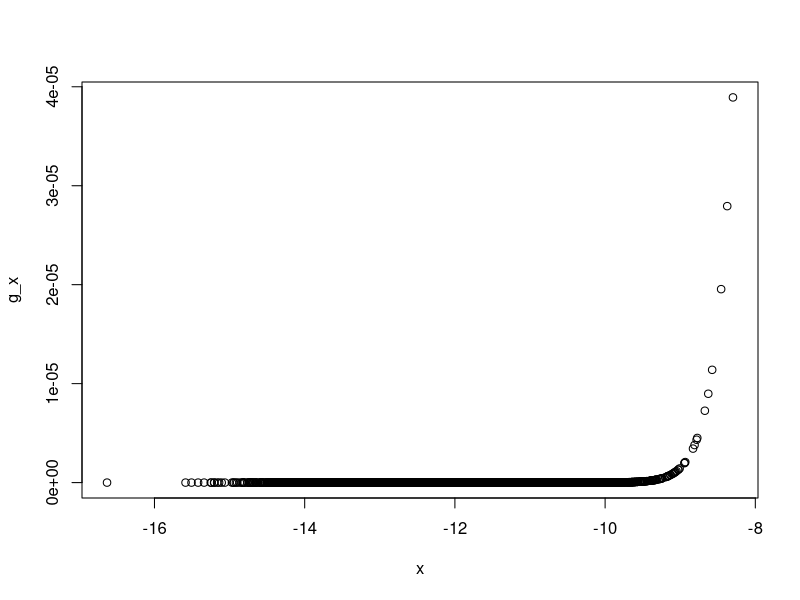
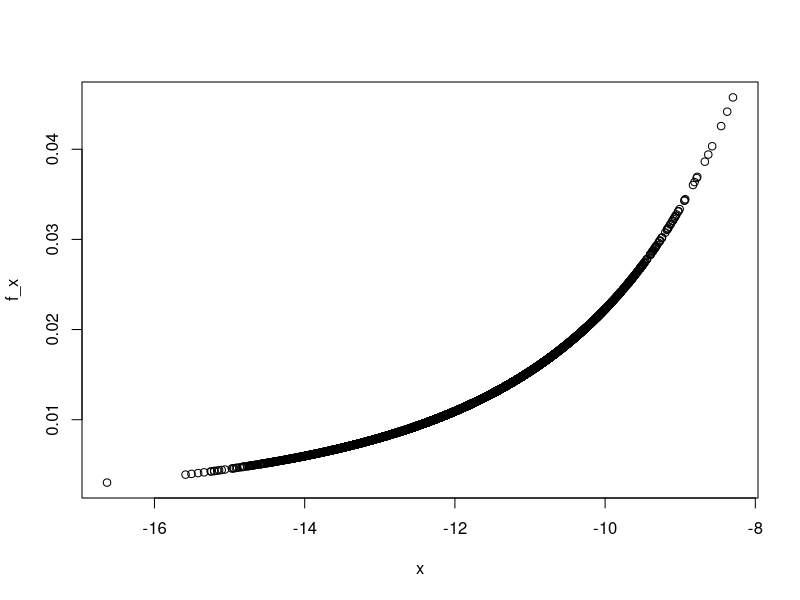
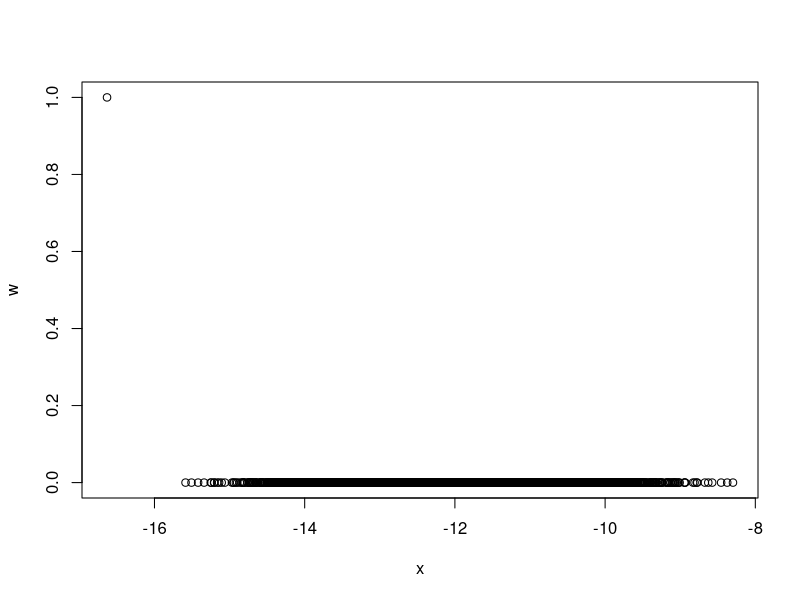
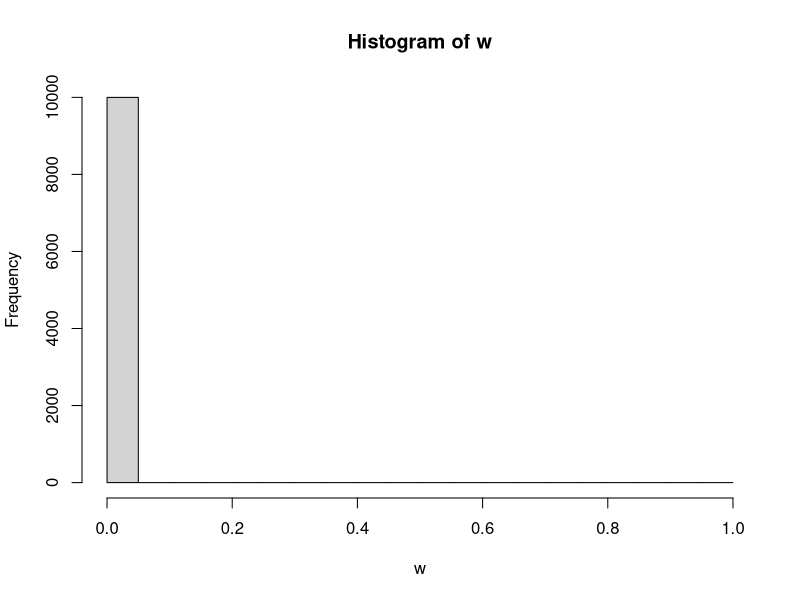
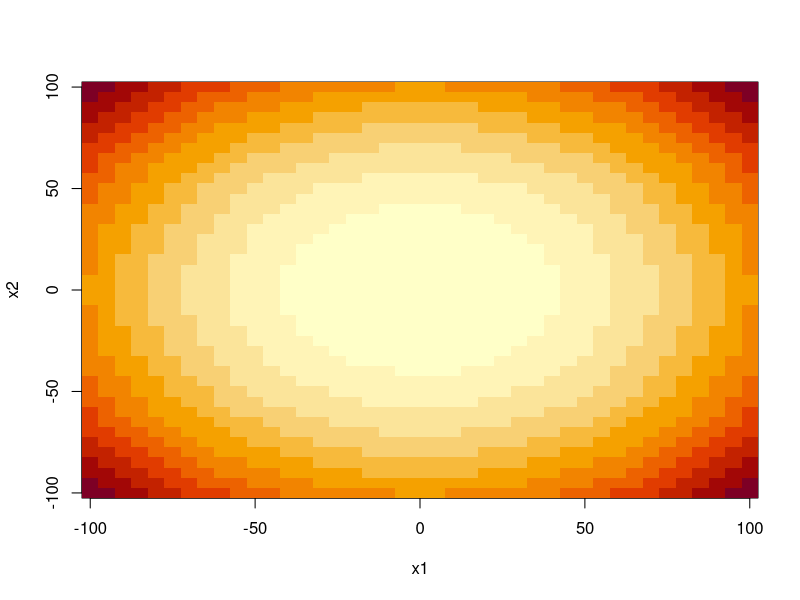
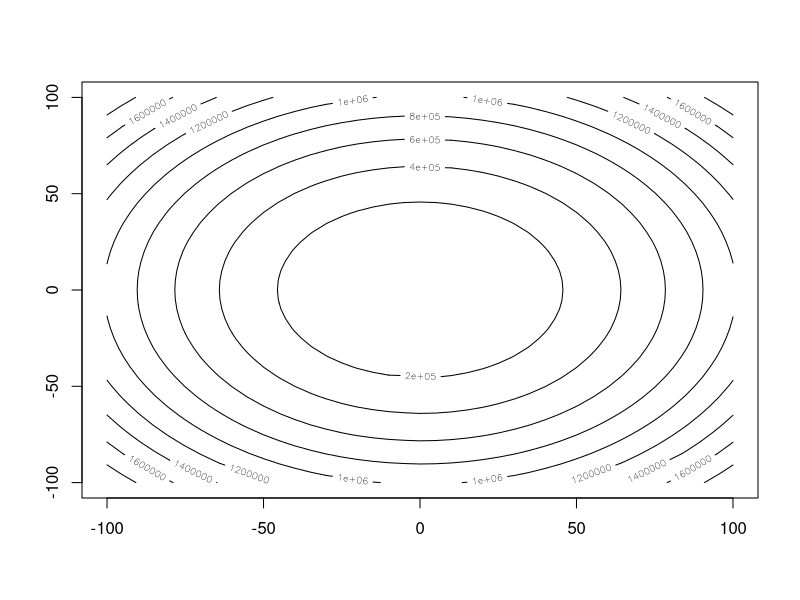
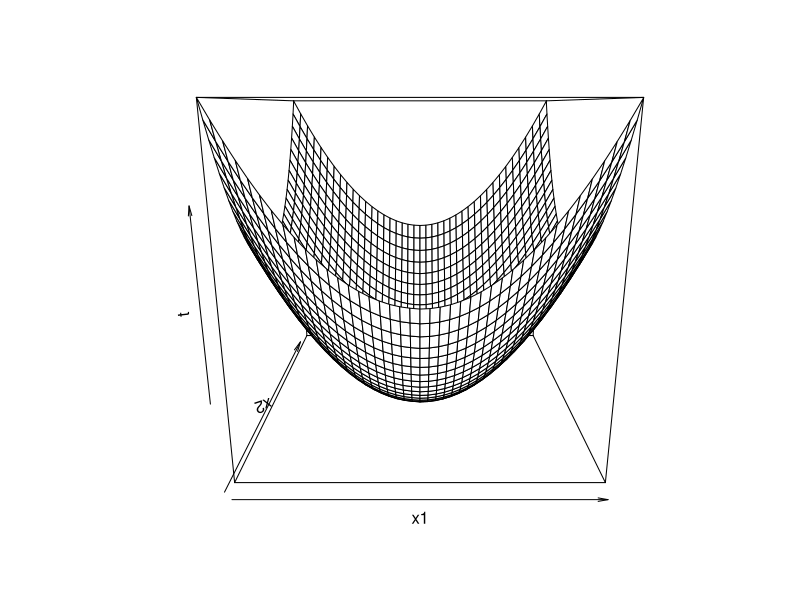
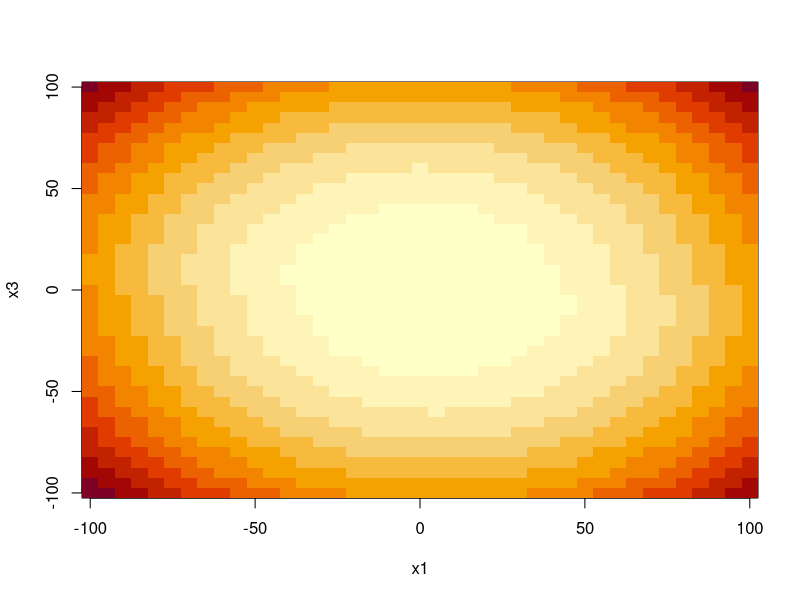

These figures' R source, in order:
## ---- chunk 1
#define parameters
#variance 
sigma <- 1
#median
mu <- -4
#number of samples
m <- 10000

#Generate samples
#sample from half normal distribution and correct 
x <- rnorm(m,mean = -mu,sigma)
x[x>-4] = -4+(-4-x[x>-4])

#degrees of freedom
v <- 3

#pdf of t distribution
f_x <- dt(x,v)/pt(mu,v)

#pdf of half normal distribution
g_x <- dnorm(x, mu, sigma)/pt(m,v)

w_star <- f_x/g_x
w <- w_star/sum(w_star)
plot(x,g_x)
plot(x,f_x)
plot(x,w)
hist(w,seq(0,1,.05))
exp_f_x= (1/m)*sum(w*x)
#compute the variance of phi hat

var_phi_hat <- (1/m)*sqrt(sum((exp_f_x-w*x)**2))
print(exp_f_x)
print(var_phi_hat)
help("hist")
## ---- chunk 2
#Plot x1 and x2 to obtain a sense of how the function varies with respect to the variables x1 and x2
x1 <- seq(-100, 100, by=5)
x2 <- seq(-100, 100, by=5)
x3 <- 1

theta <- function(x1,x2) atan2(x2, x1)/(2*pi)
x <- cbind(x1, x2, x3)
f <- function(x1,x2) {
  f1 <- 10*(x3 - 10*theta(x1,x2))
  f2 <- 10*(sqrt(x1^2 + x2^2) - 1)
  f3 <- x3
  return(f1^2 + f2^2 + f3^2)
}

t <- sapply(x1,f,x2)
image(x1,x2,t)
contour(x1,x2,t)
persp(x1,x2,t)
## ---- chunk 3
#Plot x1 and x3 to obtain a sense of how the function varies with respect to the variables x1 and x3 by leaving x2 stationary
x1 <- seq(-100, 100, by=5)
x2 <- 1
x3 <- seq(-100, 100, by=5)

theta <- function(x1,x2) atan2(x2, x1)/(2*pi)
f <- function(x1,x3) {
  f1 <- 10*(x3 - 10*theta(x1,x2))
  f2 <- 10*(sqrt(x1^2 + x2^2) - 1)
  f3 <- x3
  return(f1^2 + f2^2 + f3^2)
}

t <- sapply(x1,f,x3)
image(x1,x3,t)
contour(x1,x3,t)
persp(x1,x3,t,theta = 35, phi = 40)
## ---- chunk 4
#Plot x2 and x3 to obtain a sense of how the function varies with respect to the variables x2 and x3 by leaving x1 stationary
x1 <- 1
x2 <- seq(-100, 100, by=5)
x3 <- seq(-100, 100, by=5)

theta <- function(x1,x2) atan2(x2, x1)/(2*pi)
f <- function(x2,x3) {
  f1 <- 10*(x3 - 10*theta(x1,x2))
  f2 <- 10*(sqrt(x1^2 + x2^2) - 1)
  f3 <- x3
  return(f1^2 + f2^2 + f3^2)
}

t <- sapply(x2,f,x3)
image(x2,x3,t)
contour(x2,x3,t)
persp(x2,x3,t,theta = 70, phi = 40)
## ---- chunk 5
?optim()
theta <- function(x1,x2) atan2(x2, x1)/(2*pi)

f <- function(x) {
  f1 <- 10*(x[3] - 10*theta(x[1],x[2]))
  f2 <- 10*(sqrt(x[1]^2 + x[2]^2) - 1)
  f3 <- x[3]
  return(f1^2 + f2^2 + f3^2)
}

optimization_values <- function(x1){
  return(optim(c(x1,1,1),f))
}

t <- lapply(seq(-10, 10, by=.5),optimization_values)
t[c(1,20,30)]

## ---- chunk 6
calculate_EM <- function(data,observation,B_t){
  classification <- data %*% B_t
  # Using QR decomposition 
  QR <- qr(data)
  Q <- qr.Q(QR)
  R <- qr.R(QR)
  #E step
  E_zi <- ifelse(observation == 1,
               classification + dnorm(classification)/pnorm(classification),
               classification - dnorm(-classification)/(pnorm(-classification))
               )
  #M step
  #B_t_1 <- (((t(data)%*%data + lambda*diag(4))^-1)%*%(t(data)%*%E_zi))
  B_t_1 <- backsolve(R, crossprod(Q, E_zi))
  return (B_t_1)
}

#Define some initial value to start the iteration algorithm
count <- 1
max_count <- 20
y <- ifelse(rnorm(1000)<0,0,1)
data <- matrix(rnorm(1000*4, sd = 10), nrow = 1000, ncol = 4)
data[,1] <- 1
data[,2] <- y + rnorm(1000, sd = 5)
B_t <- c(0,1,0,0)

res <- matrix(data=NA,nrow=20,ncol=4)

#Generate a loop and visualy interpret when convergence is occuring
while (count < max_count){
  B_t_1 <- calculate_EM(data,observation = y,B_t)
  count <- count + 1
  B_t <- B_t_1
  res[count-1,] <-B_t
}

#Plot results for the value of B
plot(1:20,res[,1], main = "value of B1")
plot(1:20,res[,2], main = "value of B2")
plot(1:20,res[,3], main = "value of B3")
plot(1:20,res[,4], main = "value of B4")

## ---- chunk 7
count <- 1
max_count <- 20
data <- matrix(rnorm(1000*4, sd = 10), nrow = 1000, ncol = 4)
data[,1] <- 1
data[,2] <- y + rnorm(1000, sd = 5)

observation <- ifelse(rnorm(1000)<0,0,1)
B_t <- c(0,1,0,0)

calculate_BFGS <- function(B_t){
  classification <- data %*% B_t
  #Calculate expectation and variance
  E_zi <- ifelse(observation == 1,
               classification + dnorm(classification)/pnorm(classification),
               classification - dnorm(-classification)/(pnorm(-classification))
               )
  var_zi <- ifelse(observation==1,
                   1 - classification * dnorm(classification) / pnorm(classification) - (dnorm(classification) / pnorm(classification))^2,
                   1 + classification * dnorm(-classification) / pnorm(-classification) - (dnorm(-classification) / pnorm(-classification))^2)
  
  #calculate log likelihood
  #log_liklihood <- -(1/2)*(E_zi%*%E_zi)+ B_t%*%c(1,1,1,1)
  log_liklihood <- -1/2*sum((E_zi-data%*%B_t)^2)
  return (-log_liklihood)
}

optim(par=c(0,1,0,0),calculate_BFGS,method = "BFGS")
